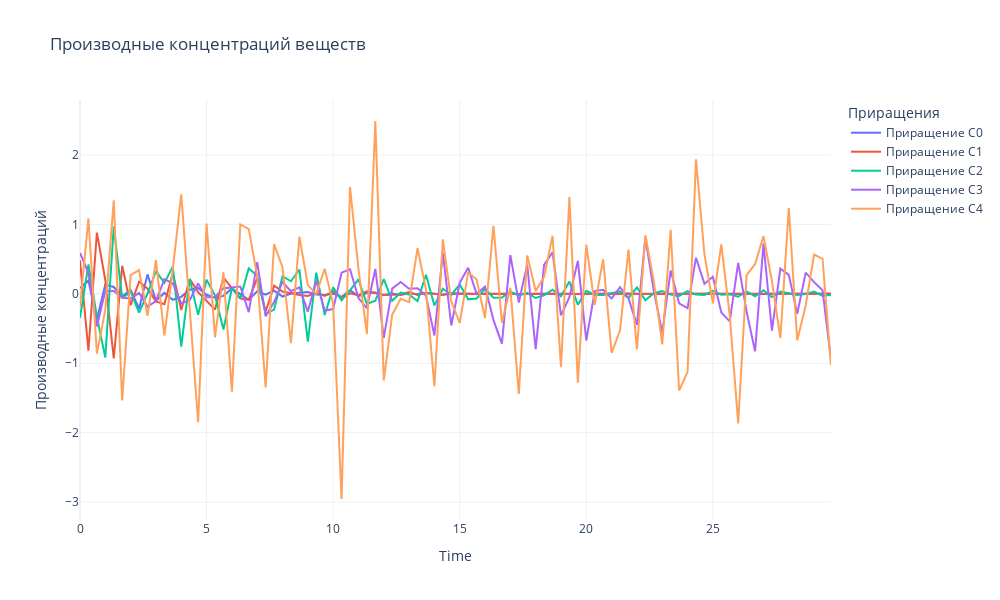

The code cell stored with this chart in its notebook:
### Markdown cell above
### Прямая и приращения

### Code cell
fig = go.Figure()

# Так как оригинальные приращения находятся в точках изначальных наблюдений, а приращения по численным методам в смещенных на ПОЛШАГА точках,
# нужно провести некоторую интерполяцию, чтобы дальше посчитать разницу в аналогичных точках.


# Добавляем линии для каждого вещества
for i in range(N_SUBSTANCE):
    dCdt_TRUE_mod = np.interp(t_mid, tsteps, dCdt_TRUE[i])       # Интерполяция для уменьшения размерности на 1
    fig.add_trace(go.Scatter(
        x=tsteps,
        y=dCdt_TRUE_mod - dC_dt_increment[i], 
        mode='lines', 
        name=f'Приращение C{i}'
    ))

# Настройки графика
fig.update_layout(
    title='Производные концентраций веществ',
    xaxis_title='Time',
    yaxis_title='Производные концентраций',
    legend_title='Приращения',
    template='plotly_white',
    width=1000,  # Ширина холста
    height=600   # Высота холста
)

fig.show()
